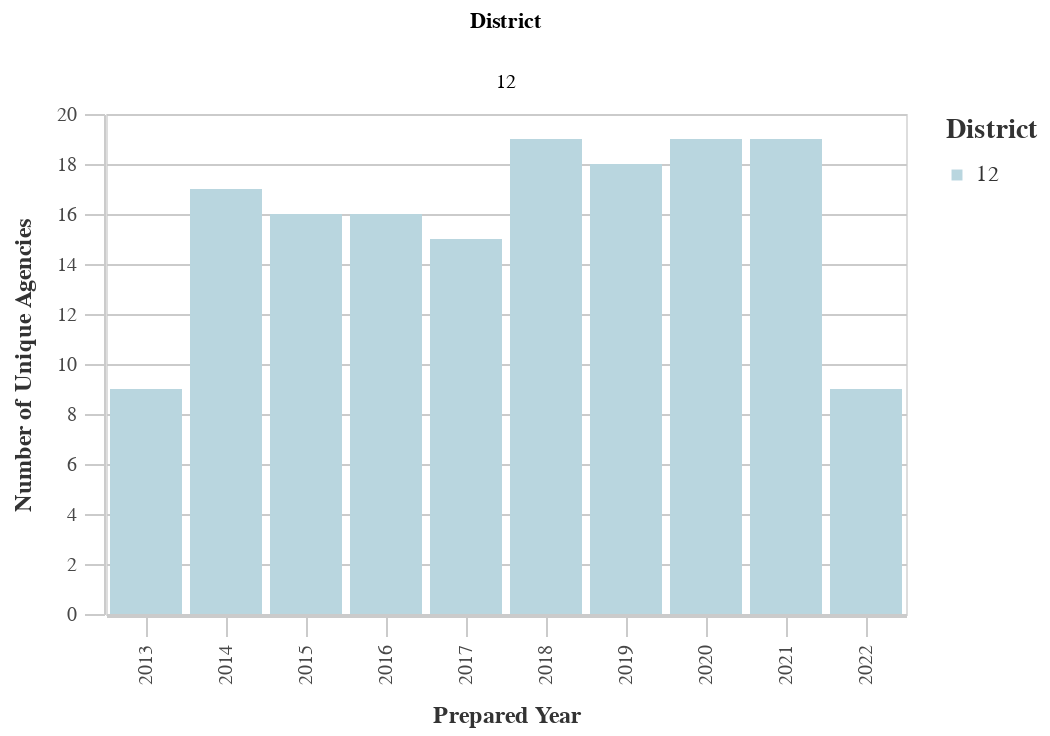

The cell this chart's notebook holds for it:
### Markdown cell above
### Number of Unique Prefix Codes by District

### Code cell
#Unique Prefixes by Dist
dist_years_prefix = ((
        df
        >> group_by(_.prepared_y, _.dist)
        >> summarize(n=_.prefix.nunique())
        >> arrange(-_.prepared_y)
    ).rename(columns={'dist':'District', 'n':'Count'}))

chart11 = (alt.Chart(dist_years_prefix).mark_bar().encode(
        column='District:N',
        x=alt.X('prepared_y:O', title='Prepared Year'),
        y=alt.Y('Count:Q', title='Number of Unique Agencies'),
        color = alt.Color("District:N", 
                              scale=alt.Scale(
                                  range=altair_utils.CALITP_SEQUENTIAL_COLORS),  
                               legend=alt.Legend(title="District")
                              )
                              ))
chart11 = styleguide.preset_chart_config(chart11)
chart11 = _dla_utils_reports.add_tooltip(chart11, 'prepared_y','Count')
    

display(chart11)

### Figure 1 — Vega-Lite specification as saved in the notebook (floating-point values rounded to 4 significant figures)
{"config": {"view": {"continuousWidth": 400, "continuousHeight": 300}, "axis": {"domainColor": "#cbcbcb", "grid": true, "gridColor": "#cbcbcb", "gridWidth": 1, "labelColor": "#474747", "labelFont": "Nunito Sans", "labelFontSize": 10, "labelPadding": 4, "tickColor": "#cbcbcb", "tickSize": 10, "titleColor": "#333", "titleFont": "Raleway", "titleFontSize": 12, "titlePadding": 10}, "axisBand": {"grid": false}, "background": "white", "font": "Raleway", "header": {"labelFont": "Nunito Sans", "titleFont": "Raleway"}, "legend": {"labelColor": "#333", "labelFont": "Nunito Sans", "labelFontSize": 11, "labelLimit": 0, "padding": 1, "symbolSize": 30, "symbolType": "square", "titleColor": "#333", "titleFont": "Raleway", "titleFontSize": 14, "titlePadding": 10}, "title": {"anchor": "middle", "font": "Raleway", "fontSize": 18, "fontWeight": 300, "offset": 20}}, "data": {"name": "data-06d30f80c06890246325ec5bec2918a3"}, "mark": "bar", "encoding": {"color": {"field": "District", "legend": {"title": "District"}, "scale": {"range": ["#B9D6DF", "#8CBCCB", "#2EA8CE", "#136C97", "#0B405B"]}, "type": "nominal"}, "column": {"field": "District", "type": "nominal"}, "tooltip": [{"field": "prepared_y", "type": "quantitative"}, {"field": "Count", "type": "quantitative"}], "x": {"field": "prepared_y", "title": "Prepared Year", "type": "ordinal"}, "y": {"field": "Count", "title": "Number of Unique Agencies", "type": "quantitative"}}, "height": 250, "width": 400, "$schema": "https://vega.github.io/schema/vega-lite/v4.17.0.json", "datasets": {"data-06d30f80c06890246325ec5bec2918a3": [{"prepared_y": 2022.0, "District": 12, "Count": 9}, {"prepared_y": 2021.0, "District": 12, "Count": 19}, {"prepared_y": 2020.0, "District": 12, "Count": 19}, {"prepared_y": 2019.0, "District": 12, "Count": 18}, {"prepared_y": 2018.0, "District": 12, "Count": 19}, {"prepared_y": 2017.0, "District": 12, "Count": 15}, {"prepared_y": 2016.0, "District": 12, "Count": 16}, {"prepared_y": 2015.0, "District": 12, "Count": 16}, {"prepared_y": 2014.0, "District": 12, "Count": 17}, {"prepared_y": 2013.0, "District": 12, "Count": 9}]}}
